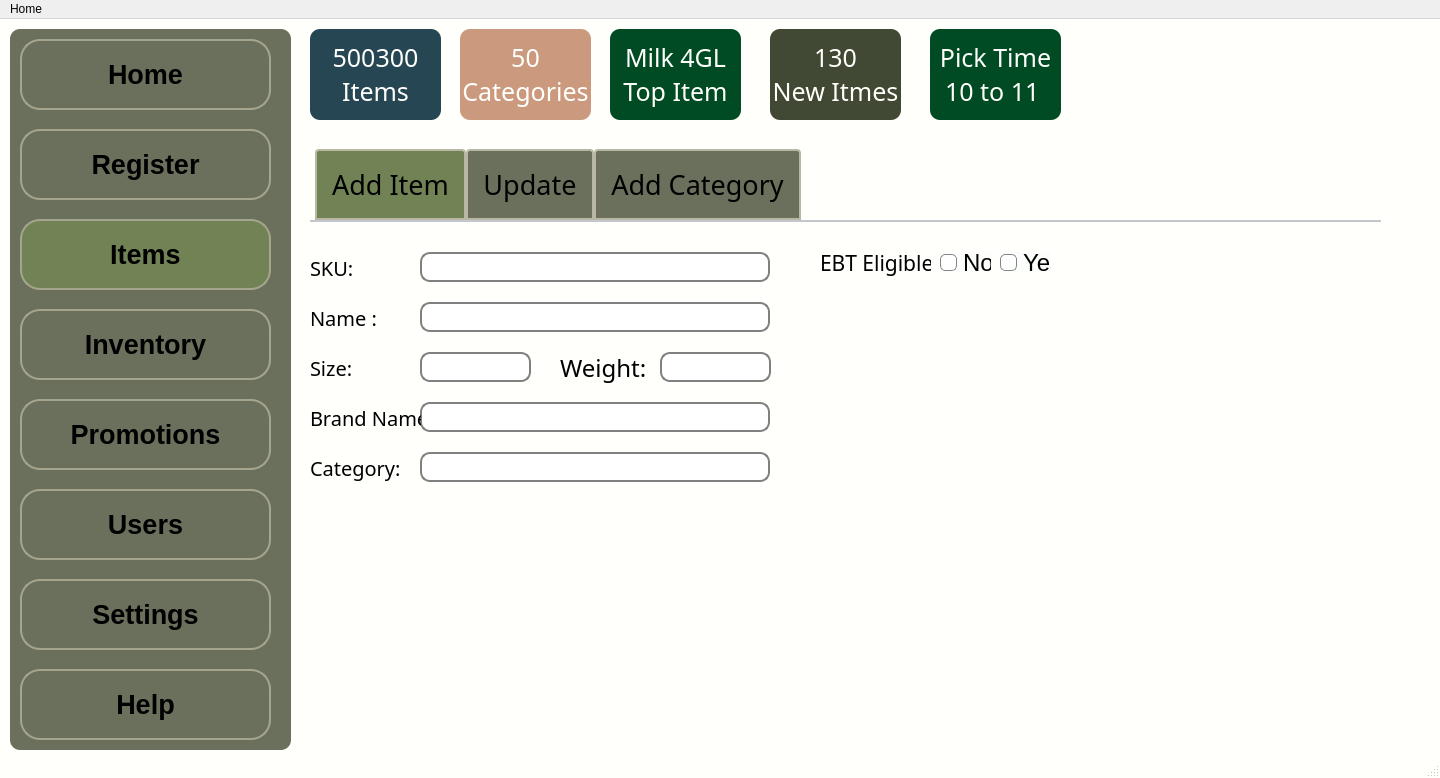
<?xml version="1.0" encoding="UTF-8"?>
<ui version="4.0">
 <class>MainWindow</class>
 <widget class="QMainWindow" name="MainWindow">
  <property name="geometry">
   <rect>
    <x>0</x>
    <y>0</y>
    <width>1440</width>
    <height>778</height>
   </rect>
  </property>
  <property name="font">
   <font>
    <pointsize>14</pointsize>
   </font>
  </property>
  <property name="windowTitle">
   <string>MainWindow</string>
  </property>
  <property name="styleSheet">
   <string notr="true">QMainWindow {

background: #fffffc

}</string>
  </property>
  <widget class="QWidget" name="centralwidget">
   <widget class="QFrame" name="frame">
    <property name="geometry">
     <rect>
      <x>10</x>
      <y>10</y>
      <width>281</width>
      <height>721</height>
     </rect>
    </property>
    <property name="styleSheet">
     <string notr="true">QFrame {

background: #6b705c;
border-radius: 10px;


}</string>
    </property>
    <property name="frameShape">
     <enum>QFrame::StyledPanel</enum>
    </property>
    <property name="frameShadow">
     <enum>QFrame::Raised</enum>
    </property>
    <widget class="QPushButton" name="pushButton_2">
     <property name="geometry">
      <rect>
       <x>10</x>
       <y>100</y>
       <width>251</width>
       <height>71</height>
      </rect>
     </property>
     <property name="font">
      <font>
       <pointsize>20</pointsize>
       <weight>75</weight>
       <bold>true</bold>
      </font>
     </property>
     <property name="styleSheet">
      <string notr="true">QPushButton {
background: #6b705c;
border: 2px solid #6b705c;
border-radius: 20px;
border-color: #a5a58d;

}

QPushButton:hover {
	background-color: #a5a58d;
	border:2px solid #6b705c
}</string>
     </property>
     <property name="text">
      <string>Register</string>
     </property>
    </widget>
    <widget class="QPushButton" name="pushButton_10">
     <property name="geometry">
      <rect>
       <x>10</x>
       <y>190</y>
       <width>251</width>
       <height>71</height>
      </rect>
     </property>
     <property name="font">
      <font>
       <pointsize>20</pointsize>
       <weight>75</weight>
       <bold>true</bold>
      </font>
     </property>
     <property name="styleSheet">
      <string notr="true">QPushButton {
background: #718355;
border: 2px solid #6b705c;
border-radius: 20px;
border-color: #a5a58d;

}

QPushButton:hover {
	background-color: #a5a58d;
	border:2px solid #6b705c
}</string>
     </property>
     <property name="text">
      <string>Items</string>
     </property>
    </widget>
    <widget class="QPushButton" name="pushButton_11">
     <property name="geometry">
      <rect>
       <x>10</x>
       <y>280</y>
       <width>251</width>
       <height>71</height>
      </rect>
     </property>
     <property name="font">
      <font>
       <pointsize>20</pointsize>
       <weight>75</weight>
       <bold>true</bold>
      </font>
     </property>
     <property name="styleSheet">
      <string notr="true">QPushButton {
background: #6b705c;
border: 2px solid #6b705c;
border-radius: 20px;
border-color: #a5a58d;

}

QPushButton:hover {
	background-color: #a5a58d;
	border:2px solid #6b705c
}</string>
     </property>
     <property name="text">
      <string>Inventory</string>
     </property>
    </widget>
    <widget class="QPushButton" name="pushButton_12">
     <property name="geometry">
      <rect>
       <x>10</x>
       <y>370</y>
       <width>251</width>
       <height>71</height>
      </rect>
     </property>
     <property name="font">
      <font>
       <pointsize>20</pointsize>
       <weight>75</weight>
       <bold>true</bold>
      </font>
     </property>
     <property name="styleSheet">
      <string notr="true">QPushButton {
background: #6b705c;
border: 2px solid #6b705c;
border-radius: 20px;
border-color: #a5a58d;

}

QPushButton:hover {
	background-color: #a5a58d;
	border:2px solid #6b705c
}</string>
     </property>
     <property name="text">
      <string>Promotions</string>
     </property>
    </widget>
    <widget class="QPushButton" name="pushButton_14">
     <property name="geometry">
      <rect>
       <x>10</x>
       <y>460</y>
       <width>251</width>
       <height>71</height>
      </rect>
     </property>
     <property name="font">
      <font>
       <pointsize>20</pointsize>
       <weight>75</weight>
       <bold>true</bold>
      </font>
     </property>
     <property name="styleSheet">
      <string notr="true">QPushButton {
background: #6b705c;
border: 2px solid #6b705c;
border-radius: 20px;
border-color: #a5a58d;

}

QPushButton:hover {
	background-color: #a5a58d;
	border:2px solid #6b705c
}</string>
     </property>
     <property name="text">
      <string>Users</string>
     </property>
    </widget>
    <widget class="QPushButton" name="pushButton_13">
     <property name="geometry">
      <rect>
       <x>10</x>
       <y>10</y>
       <width>251</width>
       <height>71</height>
      </rect>
     </property>
     <property name="font">
      <font>
       <pointsize>20</pointsize>
       <weight>75</weight>
       <bold>true</bold>
      </font>
     </property>
     <property name="styleSheet">
      <string notr="true">QPushButton {
background: #6b705c;
border: 2px solid #6b705c;
border-radius: 20px;
border-color: #a5a58d;

}

QPushButton:hover {
	background-color: #a5a58d;
	border:2px solid #6b705c
}</string>
     </property>
     <property name="text">
      <string>Home</string>
     </property>
    </widget>
    <widget class="QPushButton" name="pushButton_16">
     <property name="geometry">
      <rect>
       <x>10</x>
       <y>550</y>
       <width>251</width>
       <height>71</height>
      </rect>
     </property>
     <property name="font">
      <font>
       <pointsize>20</pointsize>
       <weight>75</weight>
       <bold>true</bold>
      </font>
     </property>
     <property name="styleSheet">
      <string notr="true">QPushButton {
background: #6b705c;
border: 2px solid #6b705c;
border-radius: 20px;
border-color: #a5a58d;

}

QPushButton:hover {
	background-color: #a5a58d;
	border:2px solid #6b705c
}</string>
     </property>
     <property name="text">
      <string>Settings</string>
     </property>
    </widget>
    <widget class="QPushButton" name="pushButton_17">
     <property name="geometry">
      <rect>
       <x>10</x>
       <y>640</y>
       <width>251</width>
       <height>71</height>
      </rect>
     </property>
     <property name="font">
      <font>
       <pointsize>20</pointsize>
       <weight>75</weight>
       <bold>true</bold>
      </font>
     </property>
     <property name="styleSheet">
      <string notr="true">QPushButton {
background: #6b705c;
border: 2px solid #6b705c;
border-radius: 20px;
border-color: #a5a58d;

}

QPushButton:hover {
	background-color: #a5a58d;
	border:2px solid #6b705c
}</string>
     </property>
     <property name="text">
      <string>Help</string>
     </property>
    </widget>
   </widget>
   <widget class="QLabel" name="label_6">
    <property name="geometry">
     <rect>
      <x>310</x>
      <y>10</y>
      <width>131</width>
      <height>91</height>
     </rect>
    </property>
    <property name="font">
     <font>
      <family>Montserrat</family>
      <pointsize>19</pointsize>
      <weight>50</weight>
      <bold>false</bold>
     </font>
    </property>
    <property name="styleSheet">
     <string notr="true">QLabel {
background: #264653;
color:#fffffc;
border-radius: 10px;
}</string>
    </property>
    <property name="frameShape">
     <enum>QFrame::NoFrame</enum>
    </property>
    <property name="lineWidth">
     <number>5</number>
    </property>
    <property name="midLineWidth">
     <number>2</number>
    </property>
    <property name="text">
     <string>500300  Items</string>
    </property>
    <property name="alignment">
     <set>Qt::AlignCenter</set>
    </property>
    <property name="wordWrap">
     <bool>true</bool>
    </property>
   </widget>
   <widget class="QLabel" name="label_4">
    <property name="geometry">
     <rect>
      <x>460</x>
      <y>10</y>
      <width>131</width>
      <height>91</height>
     </rect>
    </property>
    <property name="font">
     <font>
      <family>Montserrat</family>
      <pointsize>19</pointsize>
      <weight>50</weight>
      <bold>false</bold>
     </font>
    </property>
    <property name="styleSheet">
     <string notr="true">QLabel {
background: #cb997e;
color:#fffffc;
border-radius: 10px;
}</string>
    </property>
    <property name="frameShape">
     <enum>QFrame::NoFrame</enum>
    </property>
    <property name="lineWidth">
     <number>5</number>
    </property>
    <property name="midLineWidth">
     <number>2</number>
    </property>
    <property name="text">
     <string>50 Categories</string>
    </property>
    <property name="alignment">
     <set>Qt::AlignCenter</set>
    </property>
    <property name="wordWrap">
     <bool>true</bool>
    </property>
   </widget>
   <widget class="QLabel" name="label_5">
    <property name="geometry">
     <rect>
      <x>610</x>
      <y>10</y>
      <width>131</width>
      <height>91</height>
     </rect>
    </property>
    <property name="font">
     <font>
      <family>Montserrat</family>
      <pointsize>19</pointsize>
      <weight>50</weight>
      <bold>false</bold>
     </font>
    </property>
    <property name="styleSheet">
     <string notr="true">QLabel {
background: #004b23;
color:#fffffc;
border-radius: 10px;
}</string>
    </property>
    <property name="frameShape">
     <enum>QFrame::NoFrame</enum>
    </property>
    <property name="lineWidth">
     <number>5</number>
    </property>
    <property name="midLineWidth">
     <number>2</number>
    </property>
    <property name="text">
     <string>Milk 4GL     Top Item</string>
    </property>
    <property name="alignment">
     <set>Qt::AlignCenter</set>
    </property>
    <property name="wordWrap">
     <bool>true</bool>
    </property>
   </widget>
   <widget class="QLabel" name="label_7">
    <property name="geometry">
     <rect>
      <x>770</x>
      <y>10</y>
      <width>131</width>
      <height>91</height>
     </rect>
    </property>
    <property name="font">
     <font>
      <family>Montserrat</family>
      <pointsize>19</pointsize>
      <weight>50</weight>
      <bold>false</bold>
     </font>
    </property>
    <property name="styleSheet">
     <string notr="true">QLabel {
background: #414833;
color:#fffffc;
border-radius: 10px;
}</string>
    </property>
    <property name="frameShape">
     <enum>QFrame::NoFrame</enum>
    </property>
    <property name="lineWidth">
     <number>5</number>
    </property>
    <property name="midLineWidth">
     <number>2</number>
    </property>
    <property name="text">
     <string>130               New Itmes</string>
    </property>
    <property name="alignment">
     <set>Qt::AlignCenter</set>
    </property>
    <property name="wordWrap">
     <bool>true</bool>
    </property>
   </widget>
   <widget class="QTabWidget" name="tabWidget">
    <property name="geometry">
     <rect>
      <x>310</x>
      <y>130</y>
      <width>1071</width>
      <height>561</height>
     </rect>
    </property>
    <property name="font">
     <font>
      <family>Montserrat</family>
      <pointsize>20</pointsize>
      <kerning>false</kerning>
     </font>
    </property>
    <property name="styleSheet">
     <string notr="true">QTabWidget:pane { /* The tab widget frame */
border-top: 2px solid #C2C7CB;
}

QTabWidget:tab-bar {
left: 5px; /* move to the right by 5px */

}

QTabBar:tab {
background: #6b705c;
border: 2px solid #b7b7a4;
border-top-left-radius: 4px;
border-top-right-radius: 4px;
min-width: 8ex;
padding: 15px;
}

QTabBar:tab:selected, QTabBar:tab:hover {
background: #718355
}</string>
    </property>
    <property name="tabPosition">
     <enum>QTabWidget::North</enum>
    </property>
    <property name="tabShape">
     <enum>QTabWidget::Rounded</enum>
    </property>
    <property name="currentIndex">
     <number>0</number>
    </property>
    <property name="elideMode">
     <enum>Qt::ElideRight</enum>
    </property>
    <property name="movable">
     <bool>true</bool>
    </property>
    <widget class="QWidget" name="tab">
     <attribute name="title">
      <string>Add Item</string>
     </attribute>
     <widget class="QLabel" name="label">
      <property name="geometry">
       <rect>
        <x>0</x>
        <y>30</y>
        <width>91</width>
        <height>31</height>
       </rect>
      </property>
      <property name="font">
       <font>
        <family>Montserrat</family>
        <pointsize>15</pointsize>
       </font>
      </property>
      <property name="styleSheet">
       <string notr="true">QLabel{
color:#000000
}</string>
      </property>
      <property name="text">
       <string>SKU:</string>
      </property>
     </widget>
     <widget class="QLineEdit" name="lineEdit">
      <property name="geometry">
       <rect>
        <x>110</x>
        <y>30</y>
        <width>350</width>
        <height>30</height>
       </rect>
      </property>
      <property name="font">
       <font>
        <family>Montserrat</family>
        <pointsize>17</pointsize>
       </font>
      </property>
      <property name="styleSheet">
       <string notr="true">QLineEdit {
    border: 2px solid gray;
    border-radius: 10px;
    padding: 0 8px;
    background: white;
    selection-background-color: darkgray;
	color:#000000
}</string>
      </property>
     </widget>
     <widget class="QLabel" name="label_11">
      <property name="geometry">
       <rect>
        <x>510</x>
        <y>20</y>
        <width>111</width>
        <height>41</height>
       </rect>
      </property>
      <property name="font">
       <font>
        <family>Montserrat</family>
        <pointsize>16</pointsize>
       </font>
      </property>
      <property name="styleSheet">
       <string notr="true">QLabel{
color:#000000
}</string>
      </property>
      <property name="text">
       <string>EBT Eligible</string>
      </property>
     </widget>
     <widget class="QRadioButton" name="ebt_radio_btn">
      <property name="geometry">
       <rect>
        <x>630</x>
        <y>30</y>
        <width>51</width>
        <height>21</height>
       </rect>
      </property>
      <property name="font">
       <font>
        <pointsize>18</pointsize>
       </font>
      </property>
      <property name="styleSheet">
       <string notr="true">QRadioButton {
background-color: rgb(252,254,252);
color: black;
}

QRadioButton:indicator {
width: 15px;
height: 15px;
border-radius: 5px;
}

QRadioButton:indicator:unchecked{ 
border: 1px solid; 
border-color: rgb(132,132,132);
border-radius: 5px;
background-color: white; 
width: 15px; 
height: 15px; 
}

QRadioButton:indicator:checked{ 
border: 3px solid; 
border-color: white;
border-radius: 6px;
background-color: rgb(0,116,188); 
width: 15px; 
height: 15px; 
}</string>
      </property>
      <property name="text">
       <string>No</string>
      </property>
     </widget>
     <widget class="QRadioButton" name="ebt_radio_btn_2">
      <property name="geometry">
       <rect>
        <x>690</x>
        <y>30</y>
        <width>51</width>
        <height>21</height>
       </rect>
      </property>
      <property name="font">
       <font>
        <pointsize>18</pointsize>
       </font>
      </property>
      <property name="styleSheet">
       <string notr="true">QRadioButton {
background-color: rgb(252,254,252);
color: black;
}

QRadioButton:indicator {
width: 15px;
height: 15px;
border-radius: 5px;
}

QRadioButton:indicator:unchecked{ 
border: 1px solid; 
border-color: rgb(132,132,132);
border-radius: 5px;
background-color: white; 
width: 15px; 
height: 15px; 
}

QRadioButton:indicator:checked{ 
border: 3px solid; 
border-color: white;
border-radius: 6px;
background-color: rgb(0,116,188); 
width: 15px; 
height: 15px; 
}</string>
      </property>
      <property name="text">
       <string>Yes</string>
      </property>
     </widget>
     <widget class="QLineEdit" name="lineEdit_2">
      <property name="geometry">
       <rect>
        <x>110</x>
        <y>80</y>
        <width>350</width>
        <height>30</height>
       </rect>
      </property>
      <property name="font">
       <font>
        <family>Montserrat</family>
        <pointsize>17</pointsize>
       </font>
      </property>
      <property name="styleSheet">
       <string notr="true">QLineEdit {
    border: 2px solid gray;
    border-radius: 10px;
    padding: 0 8px;
    background: white;
    selection-background-color: darkgray;
	color:#000000
}</string>
      </property>
     </widget>
     <widget class="QLabel" name="label_12">
      <property name="geometry">
       <rect>
        <x>0</x>
        <y>80</y>
        <width>91</width>
        <height>31</height>
       </rect>
      </property>
      <property name="font">
       <font>
        <family>Montserrat</family>
        <pointsize>15</pointsize>
       </font>
      </property>
      <property name="styleSheet">
       <string notr="true">QLabel{
color:#000000
}</string>
      </property>
      <property name="text">
       <string>Name :</string>
      </property>
     </widget>
     <widget class="QLineEdit" name="lineEdit_3">
      <property name="geometry">
       <rect>
        <x>110</x>
        <y>130</y>
        <width>111</width>
        <height>30</height>
       </rect>
      </property>
      <property name="font">
       <font>
        <family>Montserrat</family>
        <pointsize>17</pointsize>
       </font>
      </property>
      <property name="styleSheet">
       <string notr="true">QLineEdit {
    border: 2px solid gray;
    border-radius: 10px;
    padding: 0 8px;
    background: white;
    selection-background-color: darkgray;
	color:#000000
}</string>
      </property>
     </widget>
     <widget class="QLabel" name="label_13">
      <property name="geometry">
       <rect>
        <x>0</x>
        <y>130</y>
        <width>91</width>
        <height>31</height>
       </rect>
      </property>
      <property name="font">
       <font>
        <family>Montserrat</family>
        <pointsize>15</pointsize>
       </font>
      </property>
      <property name="styleSheet">
       <string notr="true">QLabel{
color:#000000
}</string>
      </property>
      <property name="text">
       <string>Size:</string>
      </property>
     </widget>
     <widget class="QLineEdit" name="lineEdit_4">
      <property name="geometry">
       <rect>
        <x>350</x>
        <y>130</y>
        <width>111</width>
        <height>30</height>
       </rect>
      </property>
      <property name="font">
       <font>
        <family>Montserrat</family>
        <pointsize>17</pointsize>
       </font>
      </property>
      <property name="styleSheet">
       <string notr="true">QLineEdit {
    border: 2px solid gray;
    border-radius: 10px;
    padding: 0 8px;
    background: white;
    selection-background-color: darkgray;
	color:#000000
}</string>
      </property>
     </widget>
     <widget class="QLabel" name="label_14">
      <property name="geometry">
       <rect>
        <x>250</x>
        <y>130</y>
        <width>91</width>
        <height>31</height>
       </rect>
      </property>
      <property name="font">
       <font>
        <family>Montserrat</family>
        <pointsize>18</pointsize>
       </font>
      </property>
      <property name="styleSheet">
       <string notr="true">QLabel{
color:#000000
}</string>
      </property>
      <property name="text">
       <string>Weight:</string>
      </property>
     </widget>
     <widget class="QLineEdit" name="lineEdit_5">
      <property name="geometry">
       <rect>
        <x>110</x>
        <y>180</y>
        <width>350</width>
        <height>30</height>
       </rect>
      </property>
      <property name="font">
       <font>
        <family>Montserrat</family>
        <pointsize>17</pointsize>
       </font>
      </property>
      <property name="styleSheet">
       <string notr="true">QLineEdit {
    border: 2px solid gray;
    border-radius: 10px;
    padding: 0 8px;
    background: white;
    selection-background-color: darkgray;
	color:#000000
}</string>
      </property>
     </widget>
     <widget class="QLabel" name="label_15">
      <property name="geometry">
       <rect>
        <x>0</x>
        <y>180</y>
        <width>111</width>
        <height>31</height>
       </rect>
      </property>
      <property name="font">
       <font>
        <family>Montserrat</family>
        <pointsize>15</pointsize>
       </font>
      </property>
      <property name="styleSheet">
       <string notr="true">QLabel{
color:#000000
}</string>
      </property>
      <property name="text">
       <string>Brand Name:</string>
      </property>
     </widget>
     <widget class="QLineEdit" name="lineEdit_6">
      <property name="geometry">
       <rect>
        <x>110</x>
        <y>230</y>
        <width>350</width>
        <height>30</height>
       </rect>
      </property>
      <property name="font">
       <font>
        <family>Montserrat</family>
        <pointsize>17</pointsize>
       </font>
      </property>
      <property name="styleSheet">
       <string notr="true">QLineEdit {
    border: 2px solid gray;
    border-radius: 10px;
    padding: 0 8px;
    background: white;
    selection-background-color: darkgray;
	color:#000000
}</string>
      </property>
     </widget>
     <widget class="QLabel" name="label_16">
      <property name="geometry">
       <rect>
        <x>0</x>
        <y>230</y>
        <width>91</width>
        <height>31</height>
       </rect>
      </property>
      <property name="font">
       <font>
        <family>Montserrat</family>
        <pointsize>15</pointsize>
       </font>
      </property>
      <property name="styleSheet">
       <string notr="true">QLabel{
color:#000000
}</string>
      </property>
      <property name="text">
       <string>Category:</string>
      </property>
     </widget>
    </widget>
    <widget class="QWidget" name="tab_2">
     <attribute name="title">
      <string>Update</string>
     </attribute>
     <widget class="QLabel" name="label_2">
      <property name="geometry">
       <rect>
        <x>30</x>
        <y>20</y>
        <width>60</width>
        <height>16</height>
       </rect>
      </property>
      <property name="text">
       <string>Update</string>
      </property>
     </widget>
     <widget class="QLabel" name="label_8">
      <property name="geometry">
       <rect>
        <x>30</x>
        <y>40</y>
        <width>261</width>
        <height>16</height>
       </rect>
      </property>
      <property name="styleSheet">
       <string notr="true">background:red;</string>
      </property>
      <property name="text">
       <string>update</string>
      </property>
     </widget>
    </widget>
    <widget class="QWidget" name="tab_3">
     <attribute name="title">
      <string>Add Category</string>
     </attribute>
     <layout class="QGridLayout" name="gridLayout">
      <item row="1" column="0">
       <widget class="QLabel" name="label_3">
        <property name="text">
         <string>Category</string>
        </property>
       </widget>
      </item>
      <item row="0" column="0">
       <widget class="QLabel" name="label_9">
        <property name="styleSheet">
         <string notr="true">background:red;</string>
        </property>
        <property name="text">
         <string>Category</string>
        </property>
       </widget>
      </item>
     </layout>
    </widget>
   </widget>
   <widget class="QLabel" name="label_10">
    <property name="geometry">
     <rect>
      <x>930</x>
      <y>10</y>
      <width>131</width>
      <height>91</height>
     </rect>
    </property>
    <property name="font">
     <font>
      <family>Montserrat</family>
      <pointsize>19</pointsize>
      <weight>50</weight>
      <bold>false</bold>
     </font>
    </property>
    <property name="styleSheet">
     <string notr="true">QLabel {
background: #004b23;
color:#fffffc;
border-radius: 10px;
}</string>
    </property>
    <property name="frameShape">
     <enum>QFrame::NoFrame</enum>
    </property>
    <property name="lineWidth">
     <number>5</number>
    </property>
    <property name="midLineWidth">
     <number>2</number>
    </property>
    <property name="text">
     <string>Pick Time    10 to 11 </string>
    </property>
    <property name="alignment">
     <set>Qt::AlignCenter</set>
    </property>
    <property name="wordWrap">
     <bool>true</bool>
    </property>
   </widget>
  </widget>
  <widget class="QMenuBar" name="menubar">
   <property name="geometry">
    <rect>
     <x>0</x>
     <y>0</y>
     <width>1440</width>
     <height>24</height>
    </rect>
   </property>
   <widget class="QMenu" name="menuHome">
    <property name="title">
     <string>Home</string>
    </property>
   </widget>
   <addaction name="menuHome"/>
  </widget>
  <widget class="QStatusBar" name="statusbar"/>
 </widget>
 <resources/>
 <connections/>
</ui>
